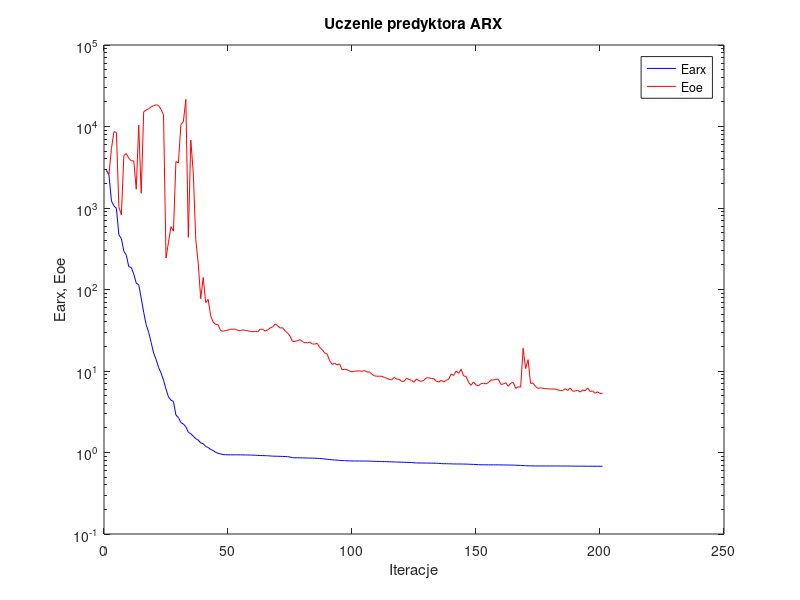
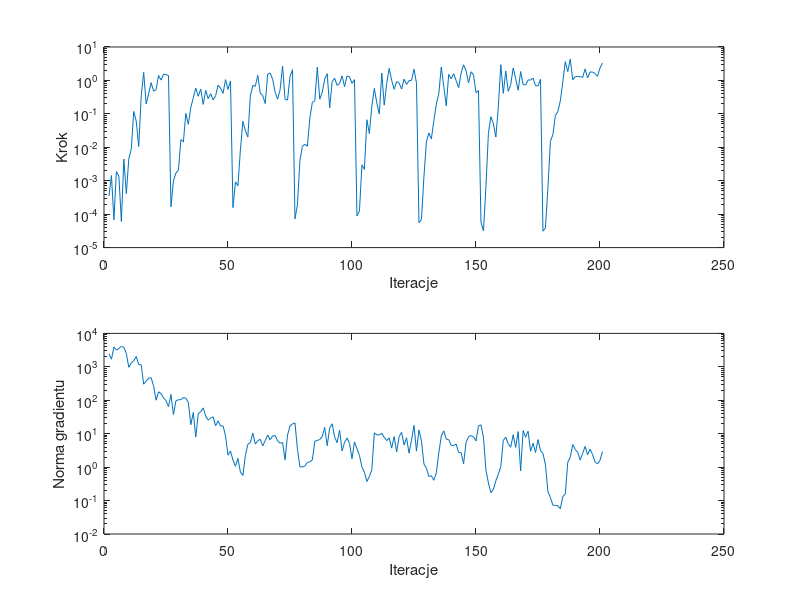

Write the MATLAB code that produced these figures, in order.
%uczenie predyktora arx
clear all;
n=0; farx(n+1)=2.903387e+003; foe(n+1)=2.862181e+003; wspucz(n+1)=0.000000e+000; ng(n+1)=0.000000e+000;
%odnowa zmiennej metryki
n=1; farx(n+1)=2.545289e+003; foe(n+1)=2.592995e+003; krok(n+1)=3.505202e-004; ng(n+1)=2.428473e+003;
n=2; farx(n+1)=1.218658e+003; foe(n+1)=5.348378e+003; krok(n+1)=1.427772e-003; ng(n+1)=1.690672e+003;
n=3; farx(n+1)=1.060858e+003; foe(n+1)=8.625596e+003; krok(n+1)=6.756225e-005; ng(n+1)=3.907953e+003;
n=4; farx(n+1)=9.915660e+002; foe(n+1)=8.484287e+003; krok(n+1)=1.870456e-003; ng(n+1)=3.166017e+003;
n=5; farx(n+1)=4.688903e+002; foe(n+1)=1.031041e+003; krok(n+1)=1.364485e-003; ng(n+1)=3.522771e+003;
n=6; farx(n+1)=4.208300e+002; foe(n+1)=8.239476e+002; krok(n+1)=6.060680e-005; ng(n+1)=4.103785e+003;
n=7; farx(n+1)=2.950909e+002; foe(n+1)=4.403907e+003; krok(n+1)=4.464102e-003; ng(n+1)=3.834663e+003;
n=8; farx(n+1)=2.631988e+002; foe(n+1)=4.663942e+003; krok(n+1)=4.097323e-004; ng(n+1)=2.501378e+003;
n=9; farx(n+1)=1.903755e+002; foe(n+1)=4.067420e+003; krok(n+1)=4.505183e-003; ng(n+1)=9.663131e+002;
n=10; farx(n+1)=1.861255e+002; foe(n+1)=3.792358e+003; krok(n+1)=8.899418e-003; ng(n+1)=1.319594e+003;
n=11; farx(n+1)=1.549963e+002; foe(n+1)=3.797263e+003; krok(n+1)=1.181740e-001; ng(n+1)=1.519368e+003;
n=12; farx(n+1)=1.198023e+002; foe(n+1)=1.698712e+003; krok(n+1)=6.024636e-002; ng(n+1)=2.047390e+003;
n=13; farx(n+1)=1.145774e+002; foe(n+1)=1.044319e+004; krok(n+1)=1.048565e-002; ng(n+1)=1.173884e+003;
n=14; farx(n+1)=7.832051e+001; foe(n+1)=1.516770e+003; krok(n+1)=3.421659e-001; ng(n+1)=1.145518e+003;
n=15; farx(n+1)=5.251391e+001; foe(n+1)=1.513997e+004; krok(n+1)=1.735893e+000; ng(n+1)=3.027401e+002;
n=16; farx(n+1)=3.708054e+001; foe(n+1)=1.591011e+004; krok(n+1)=1.981883e-001; ng(n+1)=3.728236e+002;
n=17; farx(n+1)=2.990599e+001; foe(n+1)=1.653818e+004; krok(n+1)=3.963116e-001; ng(n+1)=4.579594e+002;
n=18; farx(n+1)=2.243992e+001; foe(n+1)=1.739481e+004; krok(n+1)=8.575247e-001; ng(n+1)=4.730014e+002;
n=19; farx(n+1)=1.662661e+001; foe(n+1)=1.798935e+004; krok(n+1)=4.810883e-001; ng(n+1)=2.642102e+002;
n=20; farx(n+1)=1.389637e+001; foe(n+1)=1.847405e+004; krok(n+1)=5.281352e-001; ng(n+1)=1.003888e+002;
n=21; farx(n+1)=1.107330e+001; foe(n+1)=1.810160e+004; krok(n+1)=1.404256e+000; ng(n+1)=1.792335e+002;
n=22; farx(n+1)=9.460574e+000; foe(n+1)=1.621063e+004; krok(n+1)=1.024434e+000; ng(n+1)=1.583635e+002;
n=23; farx(n+1)=7.730701e+000; foe(n+1)=1.386893e+004; krok(n+1)=1.542748e+000; ng(n+1)=1.180031e+002;
n=24; farx(n+1)=5.980095e+000; foe(n+1)=2.431322e+002; krok(n+1)=1.498210e+000; ng(n+1)=9.728193e+001;
n=25; farx(n+1)=4.811244e+000; foe(n+1)=3.800830e+002; krok(n+1)=1.404256e+000; ng(n+1)=6.471145e+001;
%odnowa zmiennej metryki
n=26; farx(n+1)=4.378424e+000; foe(n+1)=5.914060e+002; krok(n+1)=1.673718e-004; ng(n+1)=1.494435e+002;
n=27; farx(n+1)=4.232055e+000; foe(n+1)=5.204531e+002; krok(n+1)=9.843744e-004; ng(n+1)=3.751194e+001;
n=28; farx(n+1)=2.882641e+000; foe(n+1)=3.715898e+003; krok(n+1)=1.700633e-003; ng(n+1)=9.699270e+001;
n=29; farx(n+1)=2.689072e+000; foe(n+1)=3.561533e+003; krok(n+1)=2.048333e-003; ng(n+1)=1.036413e+002;
n=30; farx(n+1)=2.325992e+000; foe(n+1)=1.057534e+004; krok(n+1)=1.703693e-002; ng(n+1)=1.048422e+002;
n=31; farx(n+1)=2.235816e+000; foe(n+1)=1.146358e+004; krok(n+1)=1.438335e-002; ng(n+1)=1.205548e+002;
n=32; farx(n+1)=2.072735e+000; foe(n+1)=2.147917e+004; krok(n+1)=1.031518e-001; ng(n+1)=1.147718e+002;
n=33; farx(n+1)=1.772987e+000; foe(n+1)=4.365122e+002; krok(n+1)=4.864952e-002; ng(n+1)=8.760356e+001;
n=34; farx(n+1)=1.698490e+000; foe(n+1)=6.828513e+003; krok(n+1)=1.559800e-001; ng(n+1)=1.851652e+001;
n=35; farx(n+1)=1.587752e+000; foe(n+1)=2.680755e+003; krok(n+1)=3.019693e-001; ng(n+1)=4.275781e+001;
n=36; farx(n+1)=1.476780e+000; foe(n+1)=4.101236e+002; krok(n+1)=5.921069e-001; ng(n+1)=7.960196e+000;
n=37; farx(n+1)=1.419254e+000; foe(n+1)=2.077792e+002; krok(n+1)=3.355407e-001; ng(n+1)=3.941642e+001;
n=38; farx(n+1)=1.310102e+000; foe(n+1)=7.728928e+001; krok(n+1)=5.519767e-001; ng(n+1)=4.562337e+001;
n=39; farx(n+1)=1.283411e+000; foe(n+1)=1.402609e+002; krok(n+1)=1.919924e-001; ng(n+1)=5.917195e+001;
n=40; farx(n+1)=1.186111e+000; foe(n+1)=6.911803e+001; krok(n+1)=5.045340e-001; ng(n+1)=3.381694e+001;
n=41; farx(n+1)=1.153591e+000; foe(n+1)=7.557329e+001; krok(n+1)=2.846355e-001; ng(n+1)=2.551356e+001;
n=42; farx(n+1)=1.089504e+000; foe(n+1)=4.765801e+001; krok(n+1)=4.021517e-001; ng(n+1)=2.923336e+001;
n=43; farx(n+1)=1.059396e+000; foe(n+1)=3.996257e+001; krok(n+1)=2.624788e-001; ng(n+1)=3.206145e+001;
n=44; farx(n+1)=1.002502e+000; foe(n+1)=3.718372e+001; krok(n+1)=3.477470e-001; ng(n+1)=1.714266e+001;
n=45; farx(n+1)=9.783031e-001; foe(n+1)=3.708741e+001; krok(n+1)=7.178655e-001; ng(n+1)=2.423832e+001;
n=46; farx(n+1)=9.601151e-001; foe(n+1)=3.136747e+001; krok(n+1)=5.914179e-001; ng(n+1)=1.698789e+001;
n=47; farx(n+1)=9.452683e-001; foe(n+1)=3.071396e+001; krok(n+1)=4.090511e-001; ng(n+1)=1.715535e+001;
n=48; farx(n+1)=9.384021e-001; foe(n+1)=3.142468e+001; krok(n+1)=1.056325e+000; ng(n+1)=8.633419e+000;
n=49; farx(n+1)=9.377057e-001; foe(n+1)=3.172937e+001; krok(n+1)=5.403454e-001; ng(n+1)=2.274343e+000;
n=50; farx(n+1)=9.368481e-001; foe(n+1)=3.246098e+001; krok(n+1)=9.639418e-001; ng(n+1)=3.049676e+000;
%odnowa zmiennej metryki
n=51; farx(n+1)=9.367935e-001; foe(n+1)=3.256910e+001; krok(n+1)=1.569452e-004; ng(n+1)=1.614736e+000;
n=52; farx(n+1)=9.366940e-001; foe(n+1)=3.260907e+001; krok(n+1)=9.232346e-004; ng(n+1)=1.058967e+000;
n=53; farx(n+1)=9.364022e-001; foe(n+1)=3.149020e+001; krok(n+1)=7.068748e-004; ng(n+1)=1.814835e+000;
n=54; farx(n+1)=9.360306e-001; foe(n+1)=3.129925e+001; krok(n+1)=8.468065e-003; ng(n+1)=7.109136e-001;
n=55; farx(n+1)=9.343813e-001; foe(n+1)=3.199164e+001; krok(n+1)=5.983917e-002; ng(n+1)=5.620869e-001;
n=56; farx(n+1)=9.334055e-001; foe(n+1)=3.149677e+001; krok(n+1)=3.143988e-002; ng(n+1)=2.220904e+000;
n=57; farx(n+1)=9.332095e-001; foe(n+1)=3.109007e+001; krok(n+1)=2.024365e-002; ng(n+1)=4.842996e+000;
n=58; farx(n+1)=9.305593e-001; foe(n+1)=3.059512e+001; krok(n+1)=3.404866e-001; ng(n+1)=5.355575e+000;
n=59; farx(n+1)=9.284905e-001; foe(n+1)=3.035907e+001; krok(n+1)=7.101669e-001; ng(n+1)=1.045591e+001;
n=60; farx(n+1)=9.262955e-001; foe(n+1)=3.061299e+001; krok(n+1)=6.666685e-001; ng(n+1)=4.891680e+000;
n=61; farx(n+1)=9.207197e-001; foe(n+1)=3.034194e+001; krok(n+1)=1.420334e+000; ng(n+1)=6.138795e+000;
n=62; farx(n+1)=9.190439e-001; foe(n+1)=3.270255e+001; krok(n+1)=4.171904e-001; ng(n+1)=6.833682e+000;
n=63; farx(n+1)=9.167428e-001; foe(n+1)=3.230347e+001; krok(n+1)=3.556863e-001; ng(n+1)=4.303240e+000;
n=64; farx(n+1)=9.150055e-001; foe(n+1)=3.096190e+001; krok(n+1)=2.031949e-001; ng(n+1)=6.209780e+000;
n=65; farx(n+1)=9.117201e-001; foe(n+1)=3.194273e+001; krok(n+1)=1.535351e+000; ng(n+1)=9.102274e+000;
n=66; farx(n+1)=9.075600e-001; foe(n+1)=3.374966e+001; krok(n+1)=1.663205e+000; ng(n+1)=6.587708e+000;
n=67; farx(n+1)=9.020689e-001; foe(n+1)=3.479466e+001; krok(n+1)=1.085880e+000; ng(n+1)=8.582810e+000;
n=68; farx(n+1)=9.008948e-001; foe(n+1)=3.775320e+001; krok(n+1)=4.448216e-001; ng(n+1)=8.806857e+000;
n=69; farx(n+1)=8.990459e-001; foe(n+1)=3.600483e+001; krok(n+1)=2.740921e-001; ng(n+1)=6.063059e+000;
n=70; farx(n+1)=8.976276e-001; foe(n+1)=3.363314e+001; krok(n+1)=5.231840e-001; ng(n+1)=5.199727e+000;
n=71; farx(n+1)=8.947071e-001; foe(n+1)=3.396526e+001; krok(n+1)=2.684325e+000; ng(n+1)=5.455325e+000;
n=72; farx(n+1)=8.920864e-001; foe(n+1)=3.108142e+001; krok(n+1)=2.710777e-001; ng(n+1)=1.653975e+000;
n=73; farx(n+1)=8.898599e-001; foe(n+1)=2.934726e+001; krok(n+1)=2.591726e-001; ng(n+1)=9.093801e+000;
n=74; farx(n+1)=8.800338e-001; foe(n+1)=2.682200e+001; krok(n+1)=1.296088e+000; ng(n+1)=1.687218e+001;
n=75; farx(n+1)=8.649554e-001; foe(n+1)=2.310281e+001; krok(n+1)=2.102620e+000; ng(n+1)=1.969062e+001;
%odnowa zmiennej metryki
n=76; farx(n+1)=8.613960e-001; foe(n+1)=2.302415e+001; krok(n+1)=7.227868e-005; ng(n+1)=2.097317e+001;
n=77; farx(n+1)=8.610903e-001; foe(n+1)=2.361778e+001; krok(n+1)=1.906434e-004; ng(n+1)=3.437814e+000;
n=78; farx(n+1)=8.604843e-001; foe(n+1)=2.426057e+001; krok(n+1)=4.046127e-003; ng(n+1)=1.026409e+000;
n=79; farx(n+1)=8.593293e-001; foe(n+1)=2.301156e+001; krok(n+1)=1.080144e-002; ng(n+1)=1.010490e+000;
n=80; farx(n+1)=8.575120e-001; foe(n+1)=2.226026e+001; krok(n+1)=1.226153e-002; ng(n+1)=1.084150e+000;
n=81; farx(n+1)=8.556073e-001; foe(n+1)=2.220259e+001; krok(n+1)=1.077104e-002; ng(n+1)=1.383749e+000;
n=82; farx(n+1)=8.550543e-001; foe(n+1)=2.261418e+001; krok(n+1)=7.375749e-002; ng(n+1)=1.435390e+000;
n=83; farx(n+1)=8.531963e-001; foe(n+1)=2.144104e+001; krok(n+1)=2.205796e-001; ng(n+1)=1.634168e+000;
n=84; farx(n+1)=8.518115e-001; foe(n+1)=2.141061e+001; krok(n+1)=2.443912e-001; ng(n+1)=5.961584e+000;
n=85; farx(n+1)=8.473729e-001; foe(n+1)=2.185040e+001; krok(n+1)=2.485026e+000; ng(n+1)=6.270675e+000;
n=86; farx(n+1)=8.442811e-001; foe(n+1)=1.940127e+001; krok(n+1)=2.740921e-001; ng(n+1)=6.713263e+000;
n=87; farx(n+1)=8.398638e-001; foe(n+1)=1.827824e+001; krok(n+1)=4.461084e-001; ng(n+1)=8.242138e+000;
n=88; farx(n+1)=8.333418e-001; foe(n+1)=1.659910e+001; krok(n+1)=1.091740e+000; ng(n+1)=1.542042e+001;
n=89; farx(n+1)=8.254081e-001; foe(n+1)=1.610699e+001; krok(n+1)=1.593213e+000; ng(n+1)=4.376599e+000;
n=90; farx(n+1)=8.200005e-001; foe(n+1)=1.332382e+001; krok(n+1)=1.522124e-001; ng(n+1)=1.476522e+001;
n=91; farx(n+1)=8.143014e-001; foe(n+1)=1.203175e+001; krok(n+1)=9.282331e-001; ng(n+1)=1.981950e+001;
n=92; farx(n+1)=8.085644e-001; foe(n+1)=1.248494e+001; krok(n+1)=1.171229e+000; ng(n+1)=7.920620e+000;
n=93; farx(n+1)=8.047959e-001; foe(n+1)=1.189665e+001; krok(n+1)=7.101669e-001; ng(n+1)=5.398795e+000;
n=94; farx(n+1)=8.009190e-001; foe(n+1)=1.223199e+001; krok(n+1)=8.127796e-001; ng(n+1)=1.262076e+001;
n=95; farx(n+1)=7.961282e-001; foe(n+1)=1.034725e+001; krok(n+1)=1.361947e+000; ng(n+1)=3.042228e+000;
n=96; farx(n+1)=7.941668e-001; foe(n+1)=1.049257e+001; krok(n+1)=6.480438e-001; ng(n+1)=5.537704e+000;
n=97; farx(n+1)=7.918294e-001; foe(n+1)=1.037429e+001; krok(n+1)=1.361947e+000; ng(n+1)=7.447924e+000;
n=98; farx(n+1)=7.888255e-001; foe(n+1)=1.000005e+001; krok(n+1)=1.280117e+000; ng(n+1)=5.088292e+000;
n=99; farx(n+1)=7.878195e-001; foe(n+1)=9.761109e+000; krok(n+1)=8.166569e-001; ng(n+1)=1.772455e+000;
n=100; farx(n+1)=7.866733e-001; foe(n+1)=9.941721e+000; krok(n+1)=1.054352e+000; ng(n+1)=5.689591e+000;
%odnowa zmiennej metryki
n=101; farx(n+1)=7.865565e-001; foe(n+1)=9.981443e+000; krok(n+1)=8.923578e-005; ng(n+1)=3.560677e+000;
n=102; farx(n+1)=7.864941e-001; foe(n+1)=1.003743e+001; krok(n+1)=1.253615e-004; ng(n+1)=2.226044e+000;
n=103; farx(n+1)=7.861885e-001; foe(n+1)=9.891382e+000; krok(n+1)=2.990450e-003; ng(n+1)=1.016039e+000;
n=104; farx(n+1)=7.860769e-001; foe(n+1)=1.013117e+001; krok(n+1)=2.187783e-003; ng(n+1)=6.947535e-001;
n=105; farx(n+1)=7.851974e-001; foe(n+1)=9.718441e+000; krok(n+1)=6.659180e-002; ng(n+1)=3.714853e-001;
n=106; farx(n+1)=7.846225e-001; foe(n+1)=9.748835e+000; krok(n+1)=2.580064e-002; ng(n+1)=5.247367e-001;
n=107; farx(n+1)=7.812342e-001; foe(n+1)=9.147992e+000; krok(n+1)=1.713887e-001; ng(n+1)=8.434094e-001;
n=108; farx(n+1)=7.798829e-001; foe(n+1)=8.735474e+000; krok(n+1)=5.788951e-001; ng(n+1)=1.063109e+001;
n=109; farx(n+1)=7.770737e-001; foe(n+1)=8.624269e+000; krok(n+1)=2.114117e-001; ng(n+1)=9.238622e+000;
n=110; farx(n+1)=7.767534e-001; foe(n+1)=8.631948e+000; krok(n+1)=9.909413e-002; ng(n+1)=9.282453e+000;
n=111; farx(n+1)=7.735675e-001; foe(n+1)=8.626989e+000; krok(n+1)=1.657803e+000; ng(n+1)=1.026759e+001;
n=112; farx(n+1)=7.728612e-001; foe(n+1)=8.365733e+000; krok(n+1)=1.818254e-001; ng(n+1)=7.786778e+000;
n=113; farx(n+1)=7.715573e-001; foe(n+1)=8.152145e+000; krok(n+1)=8.198208e-001; ng(n+1)=6.226912e+000;
n=114; farx(n+1)=7.694618e-001; foe(n+1)=7.907980e+000; krok(n+1)=2.290327e+000; ng(n+1)=7.520283e+000;
n=115; farx(n+1)=7.679484e-001; foe(n+1)=7.778946e+000; krok(n+1)=9.979353e-001; ng(n+1)=3.703224e+000;
n=116; farx(n+1)=7.658117e-001; foe(n+1)=8.345490e+000; krok(n+1)=5.422916e-001; ng(n+1)=8.129542e+000;
n=117; farx(n+1)=7.637918e-001; foe(n+1)=7.966284e+000; krok(n+1)=9.270274e-001; ng(n+1)=2.838388e+000;
n=118; farx(n+1)=7.622078e-001; foe(n+1)=7.907567e+000; krok(n+1)=8.316025e-001; ng(n+1)=8.226137e+000;
n=119; farx(n+1)=7.605575e-001; foe(n+1)=7.463540e+000; krok(n+1)=5.520515e-001; ng(n+1)=1.104744e+001;
n=120; farx(n+1)=7.587910e-001; foe(n+1)=7.468462e+000; krok(n+1)=1.092255e+000; ng(n+1)=4.575480e+000;
n=121; farx(n+1)=7.571775e-001; foe(n+1)=8.134895e+000; krok(n+1)=7.536472e-001; ng(n+1)=7.542686e+000;
n=122; farx(n+1)=7.552468e-001; foe(n+1)=7.869791e+000; krok(n+1)=9.846165e-001; ng(n+1)=2.624225e+000;
n=123; farx(n+1)=7.531703e-001; foe(n+1)=7.669660e+000; krok(n+1)=1.003200e+000; ng(n+1)=6.432812e+000;
n=124; farx(n+1)=7.477499e-001; foe(n+1)=7.272427e+000; krok(n+1)=2.171761e+000; ng(n+1)=1.774820e+001;
n=125; farx(n+1)=7.444638e-001; foe(n+1)=7.996186e+000; krok(n+1)=8.295027e-001; ng(n+1)=3.014266e+000;
%odnowa zmiennej metryki
n=126; farx(n+1)=7.433865e-001; foe(n+1)=7.598407e+000; krok(n+1)=5.561724e-005; ng(n+1)=1.294191e+001;
n=127; farx(n+1)=7.429757e-001; foe(n+1)=7.461063e+000; krok(n+1)=6.918420e-005; ng(n+1)=6.079071e+000;
n=128; farx(n+1)=7.428088e-001; foe(n+1)=7.691590e+000; krok(n+1)=1.329544e-003; ng(n+1)=1.249909e+000;
n=129; farx(n+1)=7.417884e-001; foe(n+1)=8.251081e+000; krok(n+1)=1.450364e-002; ng(n+1)=9.356355e-001;
n=130; farx(n+1)=7.409789e-001; foe(n+1)=8.237171e+000; krok(n+1)=2.667694e-002; ng(n+1)=5.269728e-001;
n=131; farx(n+1)=7.402014e-001; foe(n+1)=8.114781e+000; krok(n+1)=1.779884e-002; ng(n+1)=5.507359e-001;
n=132; farx(n+1)=7.396408e-001; foe(n+1)=8.046170e+000; krok(n+1)=6.301521e-002; ng(n+1)=4.040462e-001;
n=133; farx(n+1)=7.383600e-001; foe(n+1)=7.503651e+000; krok(n+1)=1.962005e-001; ng(n+1)=6.768339e-001;
n=134; farx(n+1)=7.361375e-001; foe(n+1)=7.309313e+000; krok(n+1)=4.004429e-001; ng(n+1)=2.635348e+000;
n=135; farx(n+1)=7.312498e-001; foe(n+1)=7.702045e+000; krok(n+1)=2.503231e+000; ng(n+1)=8.507698e+000;
n=136; farx(n+1)=7.288512e-001; foe(n+1)=7.332208e+000; krok(n+1)=6.698571e-001; ng(n+1)=1.218746e+001;
n=137; farx(n+1)=7.283389e-001; foe(n+1)=7.675614e+000; krok(n+1)=1.738735e-001; ng(n+1)=6.853699e+000;
n=138; farx(n+1)=7.266238e-001; foe(n+1)=7.950258e+000; krok(n+1)=1.512163e+000; ng(n+1)=6.657727e+000;
n=139; farx(n+1)=7.255345e-001; foe(n+1)=9.217836e+000; krok(n+1)=1.111368e+000; ng(n+1)=4.468228e+000;
n=140; farx(n+1)=7.239445e-001; foe(n+1)=8.818852e+000; krok(n+1)=1.591497e+000; ng(n+1)=4.430673e+000;
n=141; farx(n+1)=7.232258e-001; foe(n+1)=1.001431e+001; krok(n+1)=9.819795e-001; ng(n+1)=4.885715e+000;
n=142; farx(n+1)=7.229053e-001; foe(n+1)=9.362113e+000; krok(n+1)=6.071168e-001; ng(n+1)=2.745067e+000;
n=143; farx(n+1)=7.225743e-001; foe(n+1)=1.048339e+001; krok(n+1)=1.675028e+000; ng(n+1)=2.713987e+000;
n=144; farx(n+1)=7.218041e-001; foe(n+1)=8.708695e+000; krok(n+1)=2.924078e+000; ng(n+1)=1.260388e+000;
n=145; farx(n+1)=7.205891e-001; foe(n+1)=8.568527e+000; krok(n+1)=1.921526e+000; ng(n+1)=5.531512e+000;
n=146; farx(n+1)=7.188491e-001; foe(n+1)=7.263868e+000; krok(n+1)=8.375141e-001; ng(n+1)=8.123319e+000;
n=147; farx(n+1)=7.166348e-001; foe(n+1)=6.679705e+000; krok(n+1)=1.818906e+000; ng(n+1)=8.802259e+000;
n=148; farx(n+1)=7.144710e-001; foe(n+1)=7.337155e+000; krok(n+1)=1.462039e+000; ng(n+1)=8.056215e+000;
n=149; farx(n+1)=7.120595e-001; foe(n+1)=6.744742e+000; krok(n+1)=4.310227e-001; ng(n+1)=6.080073e+000;
n=150; farx(n+1)=7.088436e-001; foe(n+1)=6.572245e+000; krok(n+1)=4.968860e-001; ng(n+1)=1.720849e+001;
%odnowa zmiennej metryki
n=151; farx(n+1)=7.067180e-001; foe(n+1)=7.001241e+000; krok(n+1)=5.788477e-005; ng(n+1)=1.838864e+001;
n=152; farx(n+1)=7.064003e-001; foe(n+1)=7.081308e+000; krok(n+1)=3.136337e-005; ng(n+1)=7.883440e+000;
n=153; farx(n+1)=7.063450e-001; foe(n+1)=6.945733e+000; krok(n+1)=6.497382e-004; ng(n+1)=8.294297e-001;
n=154; farx(n+1)=7.061038e-001; foe(n+1)=7.208317e+000; krok(n+1)=2.592196e-002; ng(n+1)=3.386877e-001;
n=155; farx(n+1)=7.058986e-001; foe(n+1)=7.761650e+000; krok(n+1)=8.268560e-002; ng(n+1)=1.712753e-001;
n=156; farx(n+1)=7.057251e-001; foe(n+1)=7.756459e+000; krok(n+1)=5.127576e-002; ng(n+1)=2.145647e-001;
n=157; farx(n+1)=7.055284e-001; foe(n+1)=7.920610e+000; krok(n+1)=2.025137e-002; ng(n+1)=3.904481e-001;
n=158; farx(n+1)=7.051714e-001; foe(n+1)=7.928425e+000; krok(n+1)=1.627922e-001; ng(n+1)=6.160659e-001;
n=159; farx(n+1)=7.042590e-001; foe(n+1)=6.854585e+000; krok(n+1)=2.953163e+000; ng(n+1)=1.036017e+000;
n=160; farx(n+1)=7.038995e-001; foe(n+1)=6.932499e+000; krok(n+1)=4.112198e-001; ng(n+1)=6.341308e+000;
n=161; farx(n+1)=7.025650e-001; foe(n+1)=7.177805e+000; krok(n+1)=1.919180e+000; ng(n+1)=7.830986e+000;
n=162; farx(n+1)=7.019611e-001; foe(n+1)=6.487685e+000; krok(n+1)=4.714530e-001; ng(n+1)=4.986982e+000;
n=163; farx(n+1)=7.014047e-001; foe(n+1)=7.090782e+000; krok(n+1)=7.536472e-001; ng(n+1)=3.939198e+000;
n=164; farx(n+1)=6.999569e-001; foe(n+1)=7.255201e+000; krok(n+1)=2.342458e+000; ng(n+1)=9.332904e+000;
n=165; farx(n+1)=6.983511e-001; foe(n+1)=6.116054e+000; krok(n+1)=1.127230e+000; ng(n+1)=3.885483e+000;
n=166; farx(n+1)=6.962476e-001; foe(n+1)=6.415234e+000; krok(n+1)=5.076342e-001; ng(n+1)=1.158765e+001;
n=167; farx(n+1)=6.937442e-001; foe(n+1)=6.341399e+000; krok(n+1)=1.841069e+000; ng(n+1)=7.725020e-001;
n=168; farx(n+1)=6.917343e-001; foe(n+1)=1.899622e+001; krok(n+1)=7.525649e-001; ng(n+1)=1.242961e+001;
n=169; farx(n+1)=6.893824e-001; foe(n+1)=1.072442e+001; krok(n+1)=7.296149e-001; ng(n+1)=7.844997e+000;
n=170; farx(n+1)=6.872080e-001; foe(n+1)=1.378096e+001; krok(n+1)=1.031099e+000; ng(n+1)=1.185131e+001;
n=171; farx(n+1)=6.859936e-001; foe(n+1)=7.046971e+000; krok(n+1)=1.026961e+000; ng(n+1)=2.979102e+000;
n=172; farx(n+1)=6.844323e-001; foe(n+1)=7.108939e+000; krok(n+1)=1.171229e+000; ng(n+1)=5.221026e+000;
n=173; farx(n+1)=6.839945e-001; foe(n+1)=6.447209e+000; krok(n+1)=7.011953e-001; ng(n+1)=2.726997e+000;
n=174; farx(n+1)=6.836706e-001; foe(n+1)=6.128214e+000; krok(n+1)=6.807263e-001; ng(n+1)=6.652747e+000;
n=175; farx(n+1)=6.834759e-001; foe(n+1)=6.220644e+000; krok(n+1)=1.092255e+000; ng(n+1)=3.096670e+000;
%odnowa zmiennej metryki
n=176; farx(n+1)=6.834495e-001; foe(n+1)=6.127014e+000; krok(n+1)=3.098519e-005; ng(n+1)=2.590722e+000;
n=177; farx(n+1)=6.834407e-001; foe(n+1)=6.078792e+000; krok(n+1)=3.886698e-005; ng(n+1)=1.169089e+000;
n=178; farx(n+1)=6.834367e-001; foe(n+1)=6.051719e+000; krok(n+1)=6.277808e-004; ng(n+1)=1.839967e-001;
n=179; farx(n+1)=6.834046e-001; foe(n+1)=5.998339e+000; krok(n+1)=1.517095e-002; ng(n+1)=1.233262e-001;
n=180; farx(n+1)=6.833941e-001; foe(n+1)=6.008623e+000; krok(n+1)=2.387143e-002; ng(n+1)=7.316533e-002;
n=181; farx(n+1)=6.833532e-001; foe(n+1)=6.013959e+000; krok(n+1)=8.877087e-002; ng(n+1)=7.126851e-002;
n=182; farx(n+1)=6.833268e-001; foe(n+1)=5.852595e+000; krok(n+1)=1.181740e-001; ng(n+1)=7.002543e-002;
n=183; farx(n+1)=6.832780e-001; foe(n+1)=5.750994e+000; krok(n+1)=2.451503e-001; ng(n+1)=5.663230e-002;
n=184; farx(n+1)=6.830589e-001; foe(n+1)=5.777133e+000; krok(n+1)=8.892951e-001; ng(n+1)=1.314056e-001;
n=185; farx(n+1)=6.826225e-001; foe(n+1)=6.051765e+000; krok(n+1)=3.629522e+000; ng(n+1)=1.581055e-001;
n=186; farx(n+1)=6.820314e-001; foe(n+1)=5.774245e+000; krok(n+1)=1.831047e+000; ng(n+1)=1.399716e+000;
n=187; farx(n+1)=6.814085e-001; foe(n+1)=6.193217e+000; krok(n+1)=4.373747e+000; ng(n+1)=1.993768e+000;
n=188; farx(n+1)=6.807051e-001; foe(n+1)=5.640964e+000; krok(n+1)=1.040723e+000; ng(n+1)=4.734084e+000;
n=189; farx(n+1)=6.802877e-001; foe(n+1)=5.698967e+000; krok(n+1)=1.285695e+000; ng(n+1)=3.364906e+000;
n=190; farx(n+1)=6.800535e-001; foe(n+1)=5.802854e+000; krok(n+1)=1.322970e+000; ng(n+1)=2.812622e+000;
n=191; farx(n+1)=6.798763e-001; foe(n+1)=5.523253e+000; krok(n+1)=1.291004e+000; ng(n+1)=1.623002e+000;
n=192; farx(n+1)=6.796545e-001; foe(n+1)=5.867554e+000; krok(n+1)=1.232761e+000; ng(n+1)=2.576238e+000;
n=193; farx(n+1)=6.792524e-001; foe(n+1)=5.712106e+000; krok(n+1)=2.208206e+000; ng(n+1)=4.165598e+000;
n=194; farx(n+1)=6.790281e-001; foe(n+1)=6.209849e+000; krok(n+1)=1.185073e+000; ng(n+1)=2.340571e+000;
n=195; farx(n+1)=6.787992e-001; foe(n+1)=5.609023e+000; krok(n+1)=1.782670e+000; ng(n+1)=3.438112e+000;
n=196; farx(n+1)=6.785055e-001; foe(n+1)=5.687806e+000; krok(n+1)=1.784434e+000; ng(n+1)=2.386556e+000;
n=197; farx(n+1)=6.782523e-001; foe(n+1)=5.327013e+000; krok(n+1)=1.601772e+000; ng(n+1)=1.436430e+000;
n=198; farx(n+1)=6.781339e-001; foe(n+1)=5.549108e+000; krok(n+1)=1.324463e+000; ng(n+1)=1.246407e+000;
n=199; farx(n+1)=6.779999e-001; foe(n+1)=5.307903e+000; krok(n+1)=2.363142e+000; ng(n+1)=1.591374e+000;
n=200; farx(n+1)=6.776565e-001; foe(n+1)=5.310133e+000; krok(n+1)=3.315605e+000; ng(n+1)=2.913509e+000;

figure; semilogy(farx,'b'); hold on; semilogy(foe,'r'); xlabel('Iteracje'); ylabel('Earx, Eoe'); legend('Earx','Eoe'); title('Uczenie predyktora ARX');
figure; subplot(2,1,1); semilogy(krok); xlabel('Iteracje'); ylabel('Krok');
subplot(2,1,2); semilogy(ng); xlabel('Iteracje'); ylabel('Norma gradientu');
Earx=farx(n+1)
Eoe=foe(n+1)
